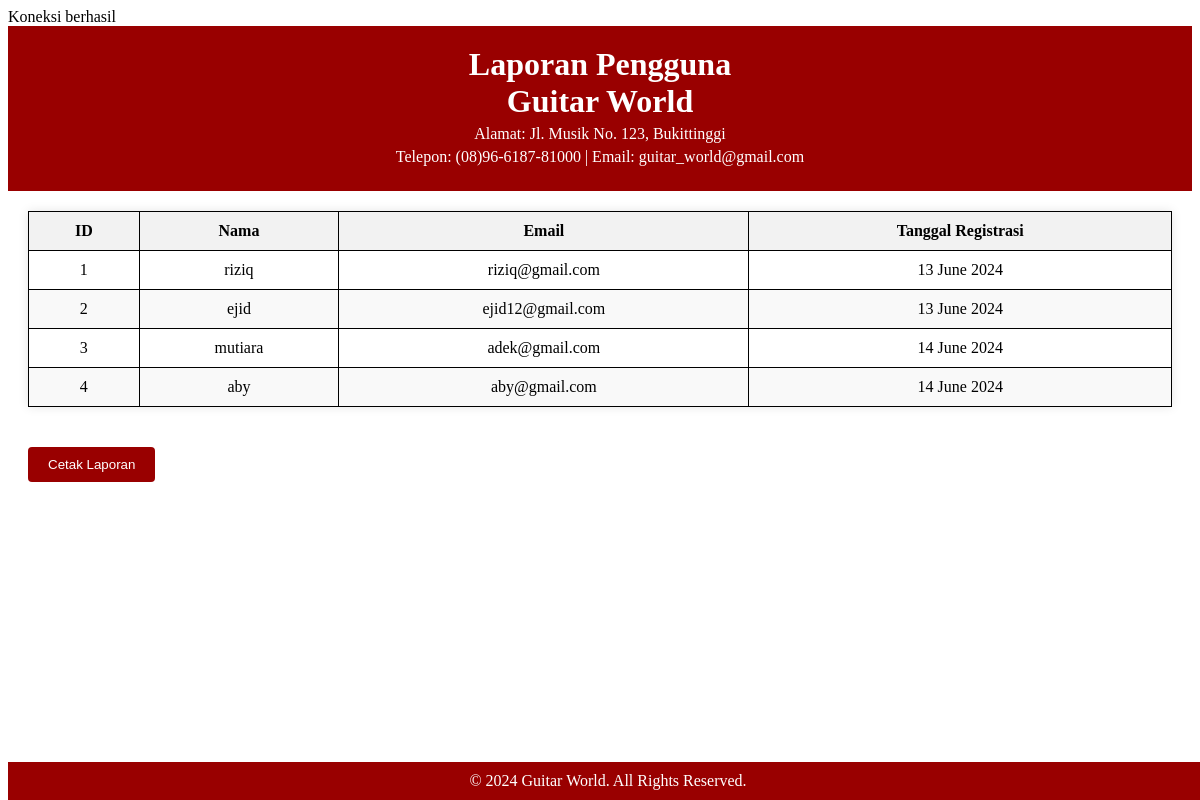
The page /users.php on the database its author committed.
### tables this page shows
CREATE TABLE `users` (
  `id` int(11) NOT NULL,
  `username` varchar(50) NOT NULL,
  `email` varchar(100) NOT NULL,
  `password` varchar(255) NOT NULL,
  `role` enum('customer','admin') NOT NULL DEFAULT 'customer',
  `created_at` timestamp NOT NULL DEFAULT CURRENT_TIMESTAMP
);

### users.php (the view, shortened to what this page needs)
<?php
include 'database.php';
$sql = "SELECT * FROM users";
$result = $conn->query($sql);
$users = [];
if ($result->num_rows > 0) {
    while($row = $result->fetch_assoc()) {
        $users[] = $row;
    }
}
?>
<!DOCTYPE html>
<html lang="en">
<head>
</head>
<body>
<header>
    <h1>Laporan Pengguna </h1>
    <h1>Guitar World</h1>
    <p>Alamat: Jl. Musik No. 123, Bukittinggi</p>
    <p>Telepon: (08)96-6187-81000 | Email: guitar_world@gmail.com</p>
</header>
<main>
    <table>
        <thead>
            <tr>
                <th>ID</th>
                <th>Nama</th>
                <th>Email</th>
                <th>Tanggal Registrasi</th>
            </tr>
        </thead>
        <tbody>
            <?php foreach ($users as $user): ?>
            <tr>
                <td><?php echo $user['id']; ?></td>
                <td><?php echo htmlspecialchars($user['username']); ?></td>
                <td><?php echo htmlspecialchars($user['email']); ?></td>
                <td><?php echo date('d F Y', strtotime($user['created_at'])); ?></td>
            </tr>
            <?php endforeach; ?>
        </tbody>
    </table>
    <button onclick="printReport()">Cetak Laporan</button>
</main>
<footer>
    &copy; 2024 Guitar World. All Rights Reserved.
</footer>
</body>
</html>

### users.php (style rules this page uses)
header { background-color: #990000; color: white; padding: 20px 0; text-align: center; }
header h1 { margin: 0; font-size: 2em; }
header p { margin: 5px 0; }
main { padding: 20px; }
button { margin: 20px 0; padding: 10px 20px; background-color: #990000; color: white; border: none; border-radius: 4px; cursor: pointer; transition: background-color 0.3s; }
table { width: 100%; border-collapse: collapse; margin-bottom: 20px; box-shadow: 0 0 10px rgba(0, 0, 0, 0.1); background-color: white; }
table th, table td { border: 1px solid black; padding: 10px; text-align: center; }
table th { background-color: #f2f2f2; font-weight: bold; }
table tr:nth-child(even) { background-color: #f9f9f9; }
footer { background-color: #990000; color: white; text-align: center; padding: 10px 0; position: fixed; bottom: 0; width: 100%; }

### rows shown on the page
users: id "1", username "riziq", email "riziq@gmail.com", created_at "13 June 2024"
users: id "2", username "ejid", email "ejid12@gmail.com", created_at "13 June 2024"
users: id "3", username "mutiara", email "adek@gmail.com", created_at "14 June 2024"
users: id "4", username "aby", email "aby@gmail.com", created_at "14 June 2024"
